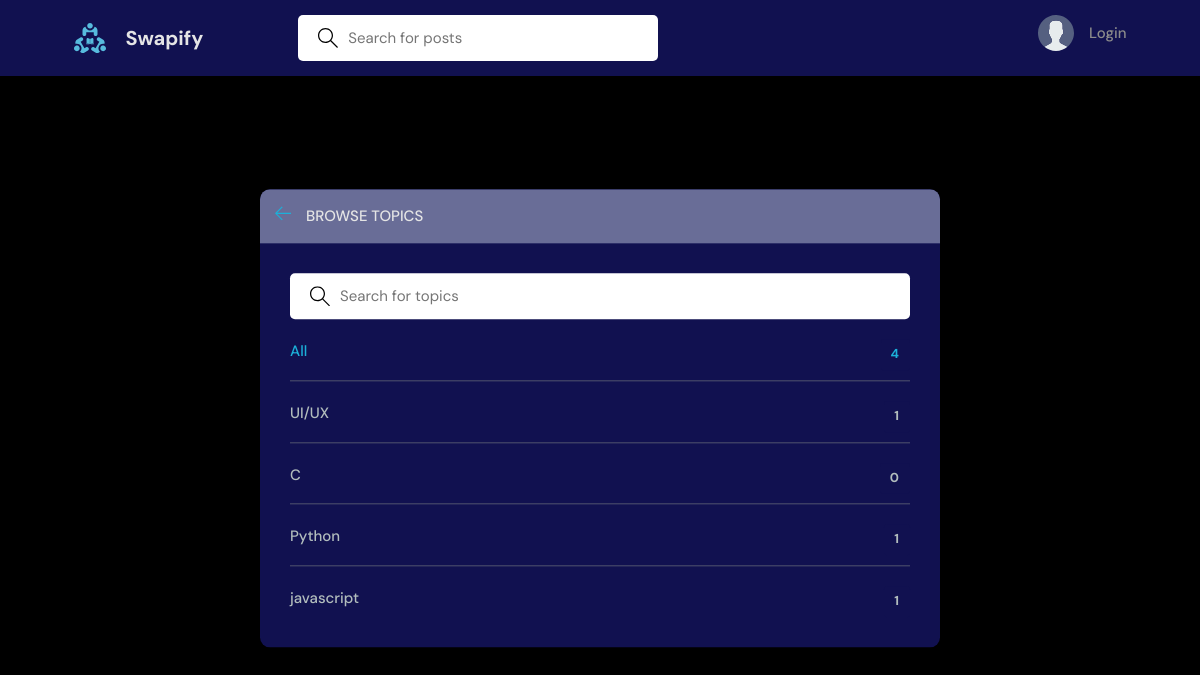
/topics/, run on an earlier commit of the app's database.
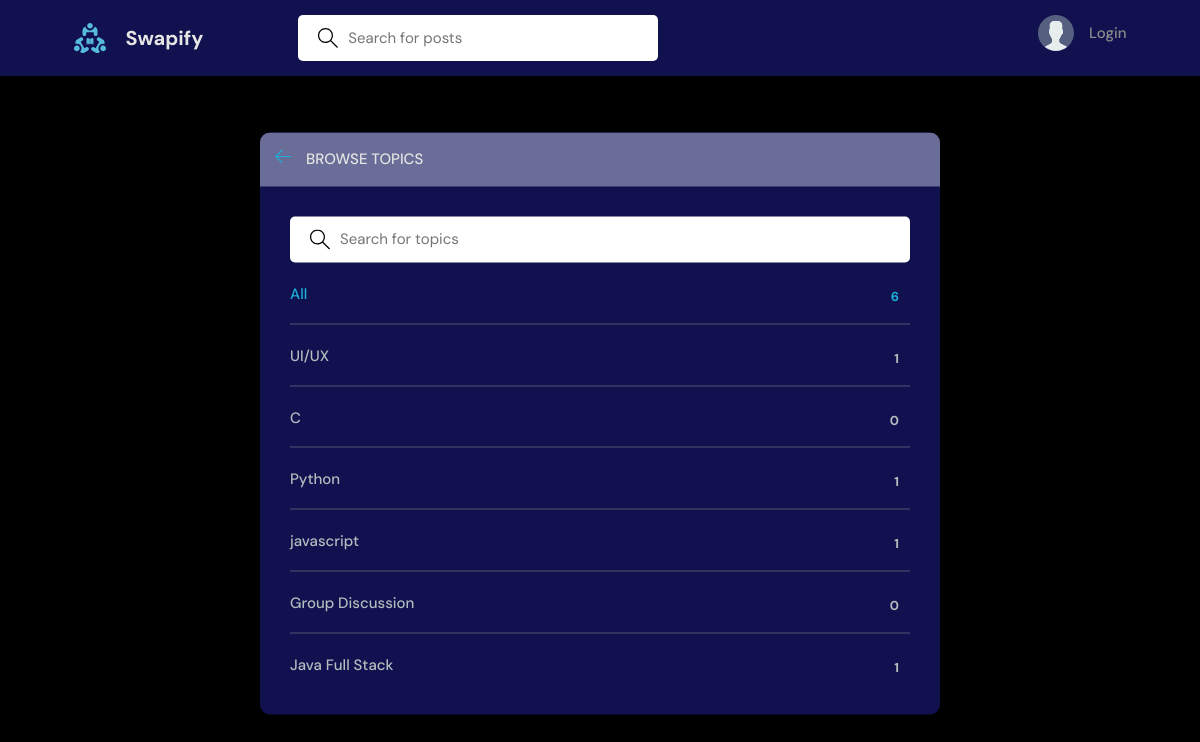
And on a later commit of the database.
### base/models.py (models this page shows, shortened)
class Topic(models.Model):
    name = models.CharField(max_length=200)

### base/views.py (the view)
# urls.py: path('topics/', views.topicsPage, name="topics"),
def topicsPage(request):
    q = request.GET.get('q') if request.GET.get('q') != None else ''
    topics = Topic.objects.filter(name__icontains=q)
    return render(request, 'base/topics.html', {'topics': topics})

### base/templates/base/topics.html (shortened to what this page needs)
{% extends 'main.html' %}
{% block content %}
<main class="create-room layout">
  <div class="container">
    <div class="layout__box">
      <div class="layout__boxHeader">
        <div class="layout__boxTitle">
          <a href="{% url 'home' %}">
            <svg version="1.1" xmlns="http://www.w3.org/2000/svg" width="32" height="32" viewBox="0 0 32 32">
              <title>arrow-left</title>
              <path
                d="M13.723 2.286l-13.723 13.714 13.719 13.714 1.616-1.611-10.96-10.96h27.625v-2.286h-27.625l10.965-10.965-1.616-1.607z">
              </path>
            </svg>
          </a>
          <h3>Browse Topics</h3>
        </div>
      </div>
      <div class="topics-page layout__body">
        <form action="" method="GET" class="header__search">
          <label>
            <input name="q" placeholder="Search for topics" />
          </label>
        </form>
        <ul class="topics__list">
          <li>
            <a href="{% url 'topics' %}" class="active">All <span>{{topics.count}}</span></a>
          </li>
          {% for topic in topics %}
          <li>
            <a href="{% url 'home' %}?q={{topic.name}}">{{ topic.name }} <span>{{topic.room_set.all.count}}</span></a>
          </li>
          {% endfor %}
        </ul>
      </div>
    </div>
  </div>
</main>
{% endblock content %}

### templates/main.html (shortened to what this page needs)
<!DOCTYPE html>
{% load static %}
<html lang="en">
<head>
    <link rel="stylesheet" href="{% static 'styles/style.css' %}" />
    <link rel="stylesheet" href="https://cdnjs.cloudflare.com/ajax/libs/font-awesome/6.4.0/css/all.min.css">
</head>
<body>
    {% include 'navbar.html' %}
    {% block content %}
    {% endblock %}
</body>
</html>

### templates/navbar.html (shortened to what this page needs)
{% load static %}
<header class="header header--loggedIn">
    <div class="container">
        <a href="{% url 'home' %}" class="header__logo">
            <img src="{% static 'images/logo.svg' %}" />
            <h1>Swapify</h1>
        </a>
        <form class="header__search" method="GET" action="{% url 'home' %}">
            <label>
                <input name="q" placeholder="Search for posts" />
            </label>
        </form>
        <nav class="header__menu">
            {% if request.user.is_authenticated %}
            <div class="header__user">
                <a href="{% url 'user-profile' request.user.id %}">
                    <div class="avatar avatar--medium active">
                        <img src="{{request.user.avatar.url}}" />
                    </div>
                    <p>{{request.user.username}} <span>@{{request.user.username}}</span></p>
                </a>
                <button class="dropdown-button">
                    <svg version="1.1" xmlns="http://www.w3.org/2000/svg" width="32" height="32" viewBox="0 0 32 32">
                        <title>chevron-down</title>
                        <path d="M16 21l-13-13h-3l16 16 16-16h-3l-13 13z"></path>
                    </svg>
                </button>
            </div>
            {% else %}
            <a href="{% url 'login' %}">
                <img src="{% static 'images/avatar.svg' %}" />
                <p>Login</p>
            </a>
            {% endif %}
        </nav>
    </div>
</header>

### static/styles/style.css (style rules this page uses)
:root { --color-main: #1cb0d9; --color-main-light: #e1f6fb; --color-dark: #111150; --color-dark-medium: #51546e; --color-dark-light: #696d97; --color-light: #e5e5e5; --color-gray: #8b8b8b; --color-light-gray: #b2bdbd; --color-bg: black; --color-success: #5dd693; --color-error: #fc4b0b; }
* { font-family: "DM Sans", -apple-system, BlinkMacSystemFont, "Segoe UI", Roboto, Oxygen, Ubuntu, Cantarell, "Open Sans", "Helvetica Neue", sans-serif; margin: 0; padding: 0; box-sizing: border-box; text-rendering: optimizeLegibility; font-size: inherit; }
html { font-size: 56.25%; }
@media only screen and (min-width: 1200px) { html { font-size: 62.5%; } }
body { line-height: 1.6; font-weight: 400; font-size: 1.5rem; color: var(--color-light-gray); background-color: var(--color-bg); min-height: 100vh; }
img { width: 100%; }
a { display: inline-block; color: var(--color-main); text-decoration: none; }
.container { max-width: 120rem; width: 90%; margin: auto; }
.header { padding: 1.5rem; background-color: var(--color-dark); }
.header > .container { display: flex; gap: 9.5rem; }
.header__logo, .header__user { display: flex; gap: 2rem; align-items: center; }
.header__logo > img { height: 3.2rem; width: 3.2rem; }
.header__logo > h1 { font-weight: 700; font-size: 2rem; color: var(--color-light); }
.header__search > label { background-color: white; padding: 1.3rem 1rem; display: flex; align-items: center; gap: 1rem; border-radius: 5px; }
.header__search svg { fill: var(--color-bg); width: 2rem; height: 2rem; margin-left: 1rem; }
.header__search input { width: 30rem; background: transparent; border: none; outline: none; color: var(--color-bg); }
.header__menu { margin-left: auto; position: relative; }
.header__menu a { display: flex; gap: 1.5rem; align-items: center; font-weight: 500; text-decoration: none; color: var(--color-gray); }
.header__menu img { height: 3.6rem; }
.header__menu p { line-height: 1.2; }
.layout { margin-top: 2.4rem; }
.layout > .container { display: flex; justify-content: space-between; align-items: flex-start; }
.layout__box { width: 90%; max-width: 48rem; min-height: 40rem; position: absolute; top: 50%; left: 50%; transform: translate(-50%, -46%); background-color: var(--color-dark); border-radius: 1rem; box-shadow: 1px 1px 6px 3px rgba(0, 0, 0, 0.1); overflow: hidden; }
.layout__boxHeader { display: flex; padding: 1.5rem; background-color: var(--color-dark-light); }
.layout__boxTitle { display: flex; gap: 1.5rem; align-items: center; }
.layout__boxTitle h3 { text-transform: uppercase; font-weight: 500; color: var(--color-light); }
.layout__boxTitle svg { width: 1.6rem; height: 1.6rem; fill: var(--color-main); }
.layout__body { margin: 3rem; }
.topics__list { list-style: none; }
.topics__list li a { display: flex; justify-content: space-between; margin-bottom: 3rem; font-weight: 500; color: var(--color-light-gray); transition: all 0.3s ease-in-out; }
.topics__list li a.active, .topics__list li a:hover { color: var(--color-main); }
.topics__list li a span { padding: 0.5rem 1rem; background-color: var(--color-dark); border-radius: 3px; font-size: 1.3rem; font-weight: 700; letter-spacing: 1px; }
.topics-page .topics__list li:not(:last-child) a { margin: 2rem 0; padding-bottom: 1rem; text-decoration: none; border-bottom: 1px solid var(--color-dark-medium); }
.topics-page .header__search { display: block; }
.create-room.layout .layout__box { max-width: 68rem; }

What changed in the data, as far as the page shows it:
added Topic: name "Group Discussion", room_set.all.count "0"
added Topic: name "Java Full Stack", room_set.all.count "1"
Also different on the page:
{{ topics.count }}: "4" → "6"
